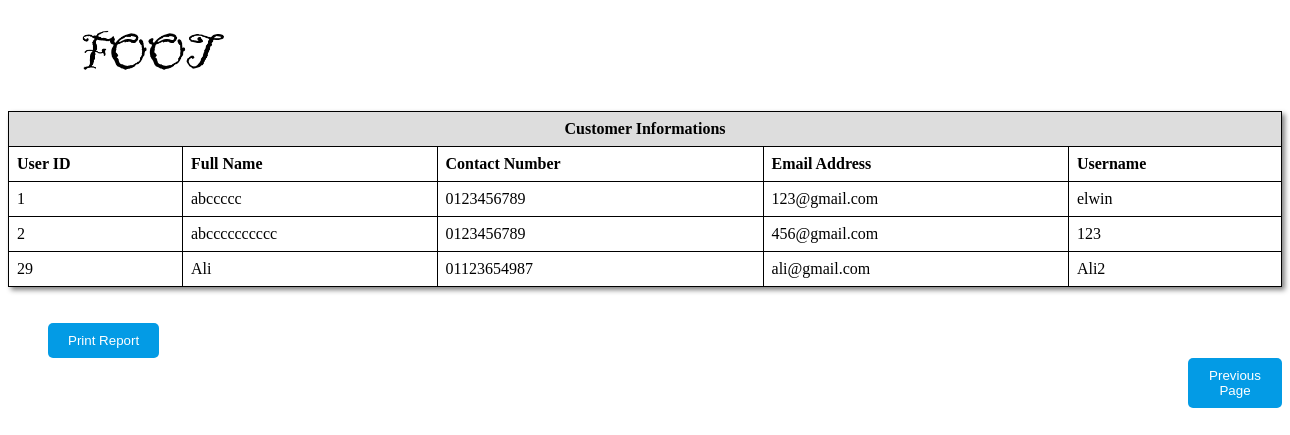
/reportuser.php, run on the app's committed database.
### tables this page shows
CREATE TABLE `user` (
  `user_id` int(100) NOT NULL,
  `full_name` varchar(50) NOT NULL,
  `contact_no` varchar(14) NOT NULL,
  `email_address` varchar(30) NOT NULL,
  `username` varchar(30) NOT NULL,
  `userpassword` varchar(30) NOT NULL,
  `confirm_password` varchar(30) NOT NULL,
  `image` varchar(100) NOT NULL,
  `status` varchar(10) NOT NULL
);

### reportuser.php (the view, shortened to what this page needs)
<?php
    include 'conn.php';
    $id =$_GET['admin_id'];
?>
<!DOCTYPE html>
<html lang="en">
<head>
</head>
<body>
    <?php
        $sql = "select * from user";
        $result = mysqli_query($conn,$sql);
    ?>
      <div >
        <h1 style='margin-left: 70px; '><img class="logo" src="image/foot.png" alt="logo"></h1>
      </div>
      <div class="User_form">
        <table cellpadding="0px" cellspacing="0px"  rules="none" frame="border" style="box-shadow: 3px 3px 5px grey">
            <tr>
            <th colspan="9" style="text-align: center;">
                    Customer Informations
                </th>
            </tr>
            <tr >
                <td><b>User ID<b></td>
                <td><b>Full Name</b></td>
                <td><b>Contact Number</b></td>
                <td><b>Email Address</b></td>
                <td><b>Username</b></td>
            </tr>
         <?php
         while($row = mysqli_fetch_array($result))
        {
         ?>
            <tr>
                <td><?php echo $row["user_id"]; ?></td>
                <td><?php echo $row["full_name"];	?></td>
                <td><?php echo $row["contact_no"];?></td>
                <td><?php echo $row["email_address"];?></td>
                <td><?php echo $row["username"];?></td>
            </tr>
            <?php
        }
        ?>
        </table>
        <br><br>
        <button id="print" onclick="window.print();" style='margin-left: 40px'>Print Report</button>
        <a href="manageuser.php?admin_id=<?php echo $id ?>"><button id="backbtn" name="backbtn" style='margin-left: 1180px'>Previous Page</button></a>
</div>
</body>
</html>

### reportuser.php (style rules this page uses)
table { border-collapse: collapse; width: 100%; }
th, td { border: 1px solid black; padding: 8px; text-align: left; flex-wrap: wrap; justify-content: center; align-items: center; }
th { background-color: #ddd; }
#print { margin-left: 150px; background-color: #039be5; color: #fff; padding: 10px 20px; border: none; border-radius: 5px; cursor: pointer; }
#backbtn { background-color: #039be5; color: #fff; padding: 10px 20px; border: none; border-radius: 5px; cursor: pointer; }
.logo { width:150px; margin: 0; height:60px; padding: 0; }

### data on the page
user: user_id "1", full_name "abccccc", contact_no "0123456789", email_address "123@gmail.com", username "elwin"
user: user_id "2", full_name "abcccccccccc", contact_no "0123456789", email_address "456@gmail.com", username "123"
user: user_id "29", full_name "Ali", contact_no "01123654987", email_address "ali@gmail.com", username "Ali2"
